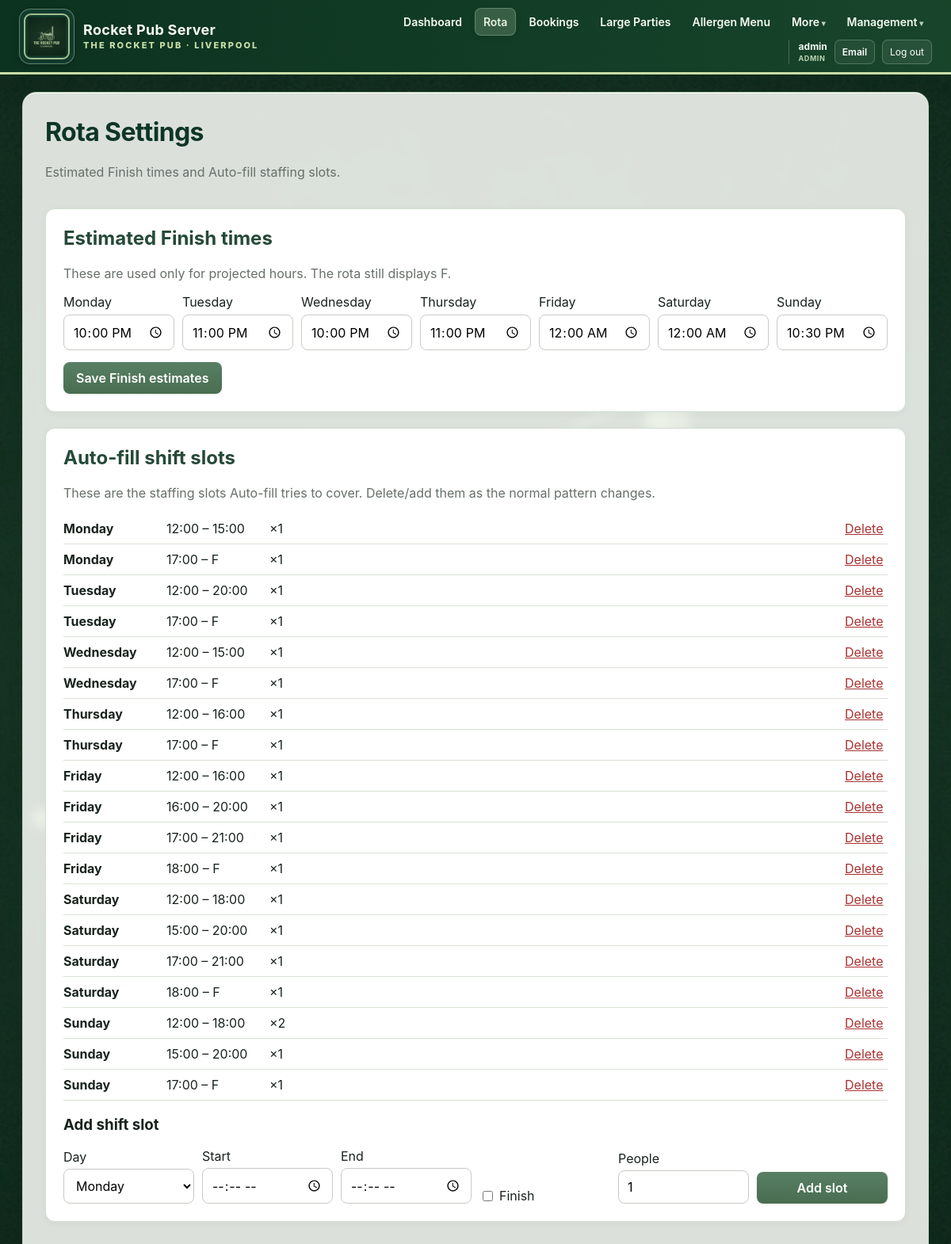
Screenshot of /rota/settings (signed in) with the database file from the repository.
### app/models.py (models this page shows, shortened)
class AppUser(db.Model):
    id = db.Column(db.Integer, primary_key=True)
    username = db.Column(
        db.String(80),
        nullable=False,
        unique=True,
        index=True,
    )
    password_hash = db.Column(db.String(255), nullable=False)
    role = db.Column(
        db.String(20),
        nullable=False,
        default="staff",
        index=True,
    )
    must_change_password = db.Column(
        db.Boolean,
        nullable=False,
        default=True,
    )
    email = db.Column(db.String(255), unique=True, index=True)
    pending_email = db.Column(db.String(255))
    email_verified = db.Column(db.Boolean, nullable=False, default=False)
    email_verification_code_hash = db.Column(db.String(255))
    email_verification_expires_at = db.Column(db.DateTime)
    password_reset_code_hash = db.Column(db.String(255))
    password_reset_expires_at = db.Column(db.DateTime)
    active = db.Column(db.Boolean, nullable=False, default=True)
    created_at = db.Column(db.DateTime, default=datetime.utcnow)
    last_login_at = db.Column(db.DateTime)
    @property
    def is_manager(self):
        return self.role in {"manager", "admin"}

class RotaFinishSetting(db.Model):
    id = db.Column(db.Integer, primary_key=True)
    weekday = db.Column(db.Integer, nullable=False, unique=True, index=True)
    estimated_finish = db.Column(db.Time, nullable=False)

class RotaShiftTemplate(db.Model):
    id = db.Column(db.Integer, primary_key=True)
    weekday = db.Column(db.Integer, nullable=False, index=True)
    start_time = db.Column(db.Time, nullable=False)
    end_time = db.Column(db.Time)
    end_is_finish = db.Column(db.Boolean, nullable=False, default=False)
    role = db.Column(
        db.String(30),
        nullable=False,
        default="front_of_house",
    )
    quantity = db.Column(db.Integer, nullable=False, default=1)
    active = db.Column(db.Boolean, nullable=False, default=True)

### app/routes.py (the view, shortened to what this page needs)
@main.route("/rota/settings", methods=["GET", "POST"])
def rota_settings():
    finish_settings = {
        row.weekday: row
        for row in db.session.scalars(
            db.select(RotaFinishSetting)
        ).all()
    }
    templates = db.session.scalars(
        db.select(RotaShiftTemplate)
        .order_by(
            RotaShiftTemplate.weekday,
            RotaShiftTemplate.start_time,
        )
    ).all()
    return render_template(
        "rota_settings.html",
        finish_settings=finish_settings,
        templates=templates,
        weekday_names=WEEKDAY_NAMES,
    )

### app/routes.py (called while the page is built)
def current_user():
    return getattr(g, "current_user", None)

@main.app_context_processor
def inject_current_user():
    return {
        "current_user": current_user(),
    }

### app/templates/rota_settings.html (shortened to what this page needs)
{% extends "base.html" %}
{% block content %}
<div class="page-heading">
    <div>
        <h1>Rota Settings</h1>
        <p>Estimated Finish times and Auto-fill staffing slots.</p>
    </div>
</div>
<form method="post" class="card">
    <h2>Estimated Finish times</h2>
    <p class="muted">
        These are used only for projected hours. The rota still displays F.
    </p>
    <div class="finish-settings-grid">
        {% for weekday, day_name in [
            (0,"Monday"),(1,"Tuesday"),(2,"Wednesday"),(3,"Thursday"),
            (4,"Friday"),(5,"Saturday"),(6,"Sunday")
        ] %}
        <label>
            {{ day_name }}
            <input type="time" name="finish_{{ weekday }}"
                   value="{{ finish_settings[weekday].estimated_finish.strftime('%H:%M') }}">
        </label>
        {% endfor %}
    </div>
    <button class="button" type="submit">Save Finish estimates</button>
</form>
<section class="card">
    <h2>Auto-fill shift slots</h2>
    <p class="muted">
        These are the staffing slots Auto-fill tries to cover. Delete/add them
        as the normal pattern changes.
    </p>
    <div class="template-list">
    {% for template in templates %}
        <div class="template-row">
            <strong>{{ weekday_names[template.weekday] }}</strong>
            <span>
                {{ template.start_time.strftime("%H:%M") }}
                –
                {{ "F" if template.end_is_finish else template.end_time.strftime("%H:%M") }}
            </span>
                        <span>×{{ template.quantity }}</span>
            <form method="post"
                  action="{{ url_for('main.rota_template_delete', template_id=template.id) }}">
                <button class="link-button danger" type="submit">Delete</button>
            </form>
        </div>
    {% endfor %}
    </div>
    <h3>Add shift slot</h3>
    <form method="post"
          action="{{ url_for('main.rota_template_add') }}"
          class="template-add-form">
        <label>Day
            <select name="weekday">
                {% for index in range(7) %}
                    <option value="{{ index }}">{{ weekday_names[index] }}</option>
                {% endfor %}
            </select>
        </label>
        <label>Start
            <input type="time" name="start_time" required>
        </label>
        <label>End
            <input type="time" name="end_time">
        </label>
        <label class="checkbox-row">
            <input type="checkbox" name="end_is_finish" value="1">
            Finish
        </label>
<label>People
            <input type="number" name="quantity" min="1" value="1">
        </label>
        <button class="button" type="submit">Add slot</button>
    </form>
</section>
{% endblock %}

### app/templates/base.html (shortened to what this page needs)
<!doctype html>
<html lang="en">
<head>
    <link rel="stylesheet"
          href="{{ url_for('static', filename='css/style.css') }}">
</head>
<body>
<header class="topbar">
    <a class="brand"
       href="{{ url_for('main.dashboard') }}"
       aria-label="Rocket Pub Server dashboard">
        <span class="brand-logo-frame">
            <img src="{{ url_for('static', filename='images/rocket-pub-header-logo.png') }}"
                 alt="The Rocket Pub Liverpool logo">
        </span>
        <span class="brand-copy">
            <strong>Rocket Pub Server</strong>
            <small>The Rocket Pub · Liverpool</small>
        </span>
    </a>
    {% if current_user %}
    <nav class="main-nav">
        <a class="{% if request.endpoint == 'main.dashboard' %}active{% endif %}"
           href="{{ url_for('main.dashboard') }}">Dashboard</a>
        <a class="{% if request.endpoint and request.endpoint.startswith('main.rota') %}active{% endif %}"
           href="{{ url_for('main.rota_home') }}">Rota</a>
        <a class="{% if request.endpoint in ['main.bookings', 'main.new_booking', 'main.edit_booking'] %}active{% endif %}"
           href="{{ url_for('main.bookings') }}">Bookings</a>
        <a class="{% if request.endpoint in ['main.large_parties', 'main.new_large_party', 'main.edit_large_party'] %}active{% endif %}"
           href="{{ url_for('main.large_parties') }}">Large Parties</a>
        <a class="{% if request.endpoint in ['main.allergen_menu', 'main.allergen_new', 'main.allergen_edit'] %}active{% endif %}"
           href="{{ url_for('main.allergen_menu') }}">Allergen Menu</a>
        <details class="nav-menu">
            <summary>More</summary>
        </details>
        {% if current_user.is_manager %}
            <details class="nav-menu management-menu">
                <summary>Management</summary>
            </details>
        {% endif %}
        <div class="account-menu">
            <span>
                {{ current_user.username }}
                <small>{{ current_user.role|title }}</small>
            </span>
            <a class="topbar-account-link"
               href="{{ url_for('main.email_setup') }}">
                Email
            </a>
            <form method="post" action="{{ url_for('main.logout') }}">
                <button type="submit" class="topbar-logout">Log out</button>
            </form>
        </div>
    </nav>
    {% endif %}
</header>
<main class="container">
    {% block content %}{% endblock %}
</main>
</body>
</html>

### rows the page displays
AppUser: username "admin", role "ADMIN"
RotaFinishSetting: estimated_finish "22:00"
RotaFinishSetting: estimated_finish "23:00"
RotaFinishSetting: estimated_finish "22:00"
RotaFinishSetting: estimated_finish "23:00"
RotaFinishSetting: estimated_finish "00:00"
RotaFinishSetting: estimated_finish "00:00"
RotaFinishSetting: estimated_finish "22:30"
RotaShiftTemplate: weekday "Monday", start_time "12:00", end_is_finish+end_time "15:00", quantity "1"
RotaShiftTemplate: weekday "Monday", start_time "17:00", end_is_finish "F", quantity "1"
RotaShiftTemplate: weekday "Tuesday", start_time "12:00", end_is_finish+end_time "20:00", quantity "1"
RotaShiftTemplate: weekday "Tuesday", start_time "17:00", end_is_finish "F", quantity "1"
RotaShiftTemplate: weekday "Wednesday", start_time "12:00", end_is_finish+end_time "15:00", quantity "1"
RotaShiftTemplate: weekday "Wednesday", start_time "17:00", end_is_finish "F", quantity "1"
RotaShiftTemplate: weekday "Thursday", start_time "12:00", end_is_finish+end_time "16:00", quantity "1"
RotaShiftTemplate: weekday "Thursday", start_time "17:00", end_is_finish "F", quantity "1"
RotaShiftTemplate: weekday "Friday", start_time "12:00", end_is_finish+end_time "16:00", quantity "1"
RotaShiftTemplate: weekday "Friday", start_time "16:00", end_is_finish+end_time "20:00", quantity "1"
RotaShiftTemplate: weekday "Friday", start_time "17:00", end_is_finish+end_time "21:00", quantity "1"
RotaShiftTemplate: weekday "Friday", start_time "18:00", end_is_finish "F", quantity "1"
RotaShiftTemplate: weekday "Saturday", start_time "12:00", end_is_finish+end_time "18:00", quantity "1"
RotaShiftTemplate: weekday "Saturday", start_time "15:00", end_is_finish+end_time "20:00", quantity "1"
RotaShiftTemplate: weekday "Saturday", start_time "17:00", end_is_finish+end_time "21:00", quantity "1"
RotaShiftTemplate: weekday "Saturday", start_time "18:00", end_is_finish "F", quantity "1"
RotaShiftTemplate: weekday "Sunday", start_time "12:00", end_is_finish+end_time "18:00", quantity "2"
RotaShiftTemplate: weekday "Sunday", start_time "15:00", end_is_finish+end_time "20:00", quantity "1"
RotaShiftTemplate: weekday "Sunday", start_time "17:00", end_is_finish "F", quantity "1"

### other values shown
{{ day_name }} "Monday" "Tuesday" "Wednesday" "Thursday" "Friday" "Saturday" "Sunday"
form field weekday "Monday"
